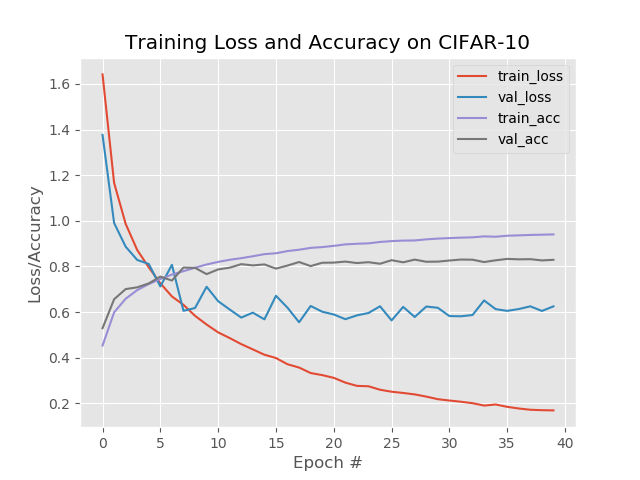

This figure's Python source:
# auto save figures in disk in the background 
import matplotlib
matplotlib.use("Agg")

# import packages
from sklearn.preprocessing import LabelBinarizer
from sklearn.metrics import classification_report
from nn.conv.minivggnet import MiniVGGNet
from keras.callbacks import LearningRateScheduler # custom learning rate
from keras.optimizers import SGD
from keras.datasets import cifar10
import matplotlib.pyplot as plt
import numpy as np
import argparse

# defining our custom rate scheduler
def step_decay(epoch):
    # initialize base learning rate, drop factor, and
    # epochs that imply
    # we'll drop our learning rate by factor of 0.25 every 5 epoch
    initAlpha = 0.01
    factor = 0.25
    dropEvery = 5

    # compute learning rate for the current epoch
    alpha = initAlpha * (factor ** np.floor((1 + epoch) / dropEvery))

    # return learning rate
    return float(alpha)


# parse arguments
ap = argparse.ArgumentParser()
ap.add_argument("-o", "--output", required=True, help="path to output plot")
args = vars(ap.parse_args())

# load data and scale it to [0, 1]
print("[INFO] loading CIFAR-10 data...")
((trainX, trainY), (testX, testY)) = cifar10.load_data()
trainX = trainX.astype("float") / 255.0
testX = testX.astype("float") / 255.0

# convert label from integer to vector
lb = LabelBinarizer()
trainY = lb.fit_transform(trainY)
testY = lb.transform(testY)

# initializes the label names for CIFAR-10 dataset
labelNames = ["airplane", "automobile", "bird", "cat", "deer", "dog", "frog", "horse", "ship", "truck"]

# initialize optimizer and the model
callbacks = [LearningRateScheduler(step_decay)]
opt = SGD(lr=0.01, momentum=0.9, nesterov=True)
model = MiniVGGNet.build(width=32, height=32, depth=3, classes=10)
model.compile(loss="categorical_crossentropy", optimizer=opt, metrics=["accuracy"])

# train the network
print("[INFO] training network...")
H = model.fit(trainX, trainY, validation_data=(testX, testY), batch_size=64, epochs=40, verbose=1)

# evaluate the network
print("[INFO] evaluating network...")
predictions = model.predict(testX, batch_size=64)
print(classification_report(testY.argmax(axis=1), predictions.argmax(axis=1), target_names=labelNames))

# plotting the training loss and accuracy
plt.style.use("ggplot")
plt.figure()
plt.plot(np.arange(0, 40), H.history["loss"], label="train_loss")
plt.plot(np.arange(0, 40), H.history["val_loss"], label="val_loss")
plt.plot(np.arange(0, 40), H.history["acc"], label="train_acc")
plt.plot(np.arange(0, 40), H.history["val_acc"], label="val_acc")
plt.title("Training Loss and Accuracy on CIFAR-10")
plt.xlabel("Epoch #")
plt.ylabel("Loss/Accuracy")
plt.legend()
plt.show()
plt.savefig(args["output"])
